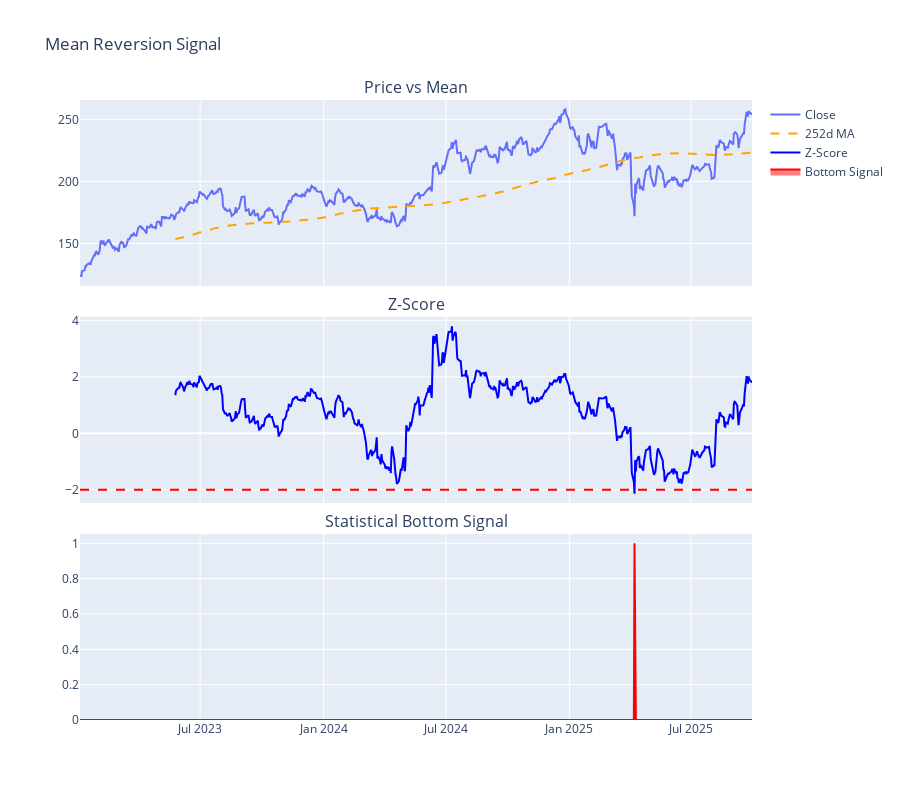

Source (notebook cell):
### Markdown cell above
## 7. Mean Reversion Signal

Statistical bottom detection: how far is price from long-term mean? Z-score < -2 means >2 standard deviations below mean (97.5th percentile).

### Code cell
df = calculate_mean_reversion_signal(df)

fig = make_subplots(rows=3, cols=1, shared_xaxes=True, vertical_spacing=0.05,
                    subplot_titles=('Price vs Mean', 'Z-Score', 'Statistical Bottom Signal'))

fig.add_trace(go.Scatter(x=df['date'], y=df['close'], name='Close'), row=1, col=1)
fig.add_trace(go.Scatter(x=df['date'], y=df['price_ma252'], name='252d MA',
                        line=dict(color='orange', dash='dash')), row=1, col=1)

fig.add_trace(go.Scatter(x=df['date'], y=df['price_zscore'], name='Z-Score',
                        line=dict(color='blue')), row=2, col=1)
fig.add_hline(y=-2, line_dash="dash", line_color="red", row=2, col=1)

fig.add_trace(go.Scatter(x=df['date'], y=df['statistical_bottom'], name='Bottom Signal',
                        fill='tozeroy', line=dict(color='red')), row=3, col=1)

fig.update_layout(height=800, title_text="Mean Reversion Signal")
fig.show()

### Figure 1 — Plotly figure (JSON) as saved in the notebook; plotly's stock layout.template omitted (floating-point values rounded to 4 significant figures; data arrays with more than 128 entries replaced by an {"elided": "..."} marker saying what was removed)
{"data": [{"name": "Close", "type": "scatter", "x": {"elided": "688 str values"}, "xaxis": "x", "y": {"elided": "688 float values"}, "yaxis": "y"}, {"line": {"color": "orange", "dash": "dash"}, "name": "252d MA", "type": "scatter", "x": {"elided": "688 str values"}, "xaxis": "x", "y": {"elided": "688 float values"}, "yaxis": "y"}, {"line": {"color": "blue"}, "name": "Z-Score", "type": "scatter", "x": {"elided": "688 str values"}, "xaxis": "x2", "y": {"elided": "688 float values"}, "yaxis": "y2"}, {"fill": "tozeroy", "line": {"color": "red"}, "name": "Bottom Signal", "type": "scatter", "x": {"elided": "688 str values"}, "xaxis": "x3", "y": {"elided": "688 int values"}, "yaxis": "y3"}], "layout": {"annotations": [{"font": {"size": 16}, "showarrow": false, "text": "Price vs Mean", "x": 0.5, "xanchor": "center", "xref": "paper", "y": 1, "yanchor": "bottom", "yref": "paper"}, {"font": {"size": 16}, "showarrow": false, "text": "Z-Score", "x": 0.5, "xanchor": "center", "xref": "paper", "y": 0.65, "yanchor": "bottom", "yref": "paper"}, {"font": {"size": 16}, "showarrow": false, "text": "Statistical Bottom Signal", "x": 0.5, "xanchor": "center", "xref": "paper", "y": 0.3, "yanchor": "bottom", "yref": "paper"}], "height": 800, "shapes": [{"line": {"color": "red", "dash": "dash"}, "type": "line", "x0": 0, "x1": 1, "xref": "x2 domain", "y0": -2, "y1": -2, "yref": "y2"}], "title": {"text": "Mean Reversion Signal"}, "xaxis": {"anchor": "y", "domain": [0, 1], "matches": "x3", "showticklabels": false}, "xaxis2": {"anchor": "y2", "domain": [0, 1], "matches": "x3", "showticklabels": false}, "xaxis3": {"anchor": "y3", "domain": [0, 1]}, "yaxis": {"anchor": "x", "domain": [0.7, 1]}, "yaxis2": {"anchor": "x2", "domain": [0.35, 0.65]}, "yaxis3": {"anchor": "x3", "domain": [0, 0.3]}}}
